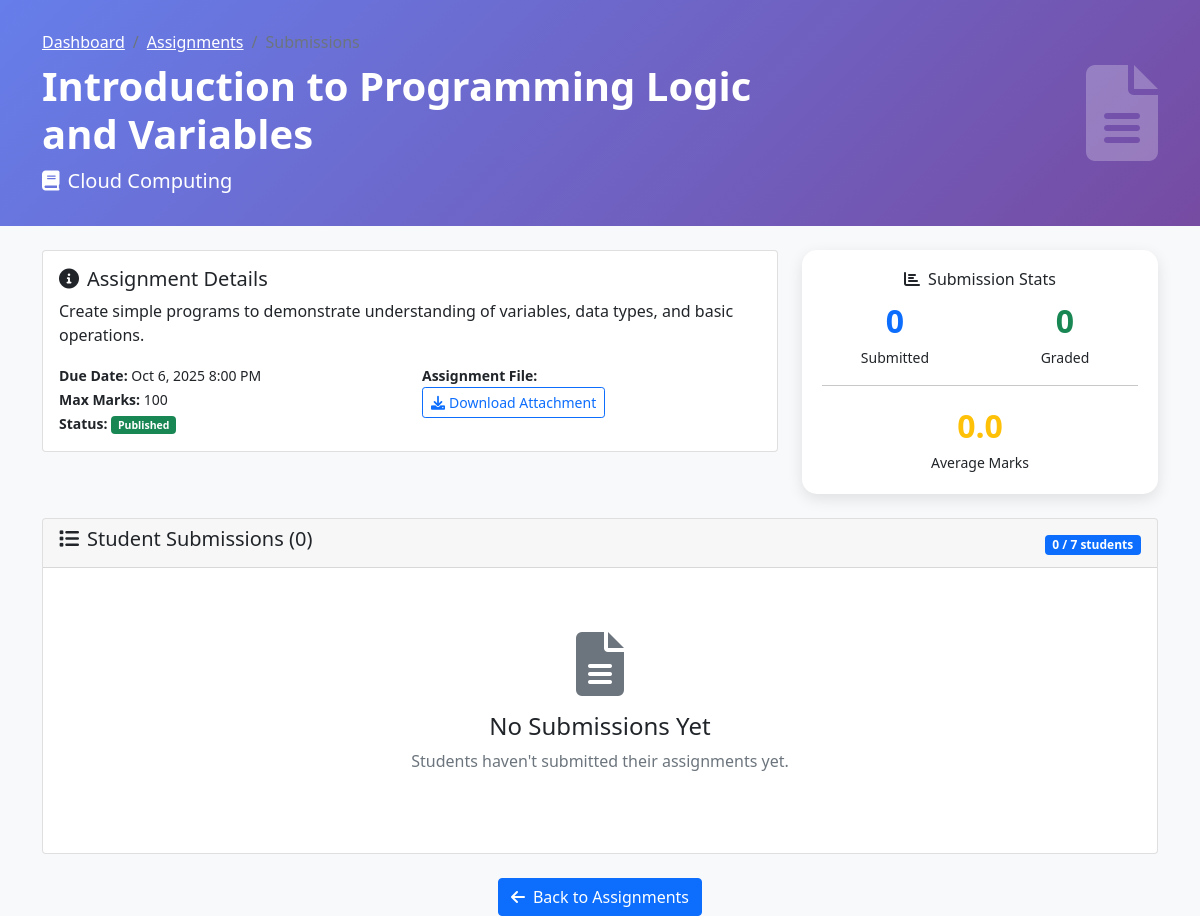
The app's page /admin/assignment_submissions.php?id=2 (signed in) with its own data.
### tables this page shows
CREATE TABLE `assignments` (
  `id` int(11) NOT NULL,
  `title` varchar(255) NOT NULL,
  `description` text NOT NULL,
  `subject_id` int(11) NOT NULL,
  `lesson_id` int(11) DEFAULT NULL,
  `due_date` datetime NOT NULL,
  `max_marks` int(11) DEFAULT 100,
  `instructions` text DEFAULT NULL,
  `attachment_path` varchar(500) DEFAULT NULL,
  `status` enum('draft','published','closed') DEFAULT 'draft',
  `created_by` int(11) NOT NULL,
  `created_at` timestamp NOT NULL DEFAULT current_timestamp(),
  `updated_at` timestamp NOT NULL DEFAULT current_timestamp() ON UPDATE current_timestamp()
);

CREATE TABLE `subjects` (
  `id` int(11) NOT NULL,
  `name` varchar(100) NOT NULL,
  `description` text DEFAULT NULL,
  `created_by` int(11) DEFAULT 1,
  `status` varchar(20) DEFAULT 'active',
  `created_at` timestamp NOT NULL DEFAULT current_timestamp(),
  `updated_at` timestamp NOT NULL DEFAULT current_timestamp() ON UPDATE current_timestamp(),
  `color` varchar(7) DEFAULT '#007bff',
  `icon` varchar(50) DEFAULT 'book'
);

### admin/assignment_submissions.php (the view, shortened to what the rows shown need)
<?php
$conn = new mysqli('localhost', 'root', '', 'learning_platform');
$assignment_id = isset($_GET['id']) ? intval($_GET['id']) : 0;
$assignment_query = "SELECT a.*, s.name as subject_name, l.title as lesson_title
    FROM assignments a
    LEFT JOIN subjects s ON a.subject_id = s.id
    LEFT JOIN lessons l ON a.lesson_id = l.id
    WHERE a.id = $assignment_id";
$assignment_result = $conn->query($assignment_query);
$assignment = $assignment_result->fetch_assoc();
?>
<!DOCTYPE html>
<html lang="en">
<head>
    <link href="https://cdn.jsdelivr.net/npm/bootstrap@5.1.3/dist/css/bootstrap.min.css" rel="stylesheet">
    <link href="https://cdnjs.cloudflare.com/ajax/libs/font-awesome/6.0.0/css/all.min.css" rel="stylesheet">
</head>
<body>
    <div class="header-section">
        <div class="container">
            <div class="row align-items-center">
                <div class="col-md-8">
                    <nav aria-label="breadcrumb">
                        <ol class="breadcrumb text-white mb-2">
                        </ol>
                    </nav>
                    <h1 class="display-6 fw-bold mb-2"><?php echo htmlspecialchars($assignment['title']); ?></h1>
                    <p class="lead mb-0">
                        <i class="fas fa-book me-2"></i><?php echo htmlspecialchars($assignment['subject_name']); ?>
                    </p>
                </div>
            </div>
        </div>
    </div>
    <div class="container mt-4">
        <div class="row mb-4">
            <div class="col-md-8">
                <div class="card">
                    <div class="card-body">
                        <h5><i class="fas fa-info-circle me-2"></i>Assignment Details</h5>
                        <p><?php echo htmlspecialchars($assignment['description']); ?></p>
                        <div class="row">
                            <div class="col-md-6">
                                <small>
                                    <strong>Due Date:</strong> <?php echo date('M j, Y g:i A', strtotime($assignment['due_date'])); ?><br>
                                    <strong>Max Marks:</strong> <?php echo $assignment['max_marks']; ?><br>
                                    <strong>Status:</strong> <span class="badge bg-<?php echo $assignment['status'] == 'published' ? 'success' : 'warning'; ?>"><?php echo ucfirst($assignment['status']); ?></span>
                                </small>
                            </div>
                            <div class="col-md-6">
                            </div>
                        </div>
                    </div>
                </div>
            </div>
        </div>
    </div>
</body>
</html>

### records on screen
assignments: title "Introduction to Programming Logic and Variables", subject.name "Cloud Computing", description "Create simple programs to demonstrate understanding of variables, data types, and basic operations.", due_date "Oct 6, 2025 8:00 PM", max_marks "100", status "Published"

### other values on screen
$submission_stats['total_submissions'] "0"
$submission_stats['graded_count'] "0"
$submission_stats['average_marks'] "0.0"
$submissions->num_rows "0"
$total_students "7"
